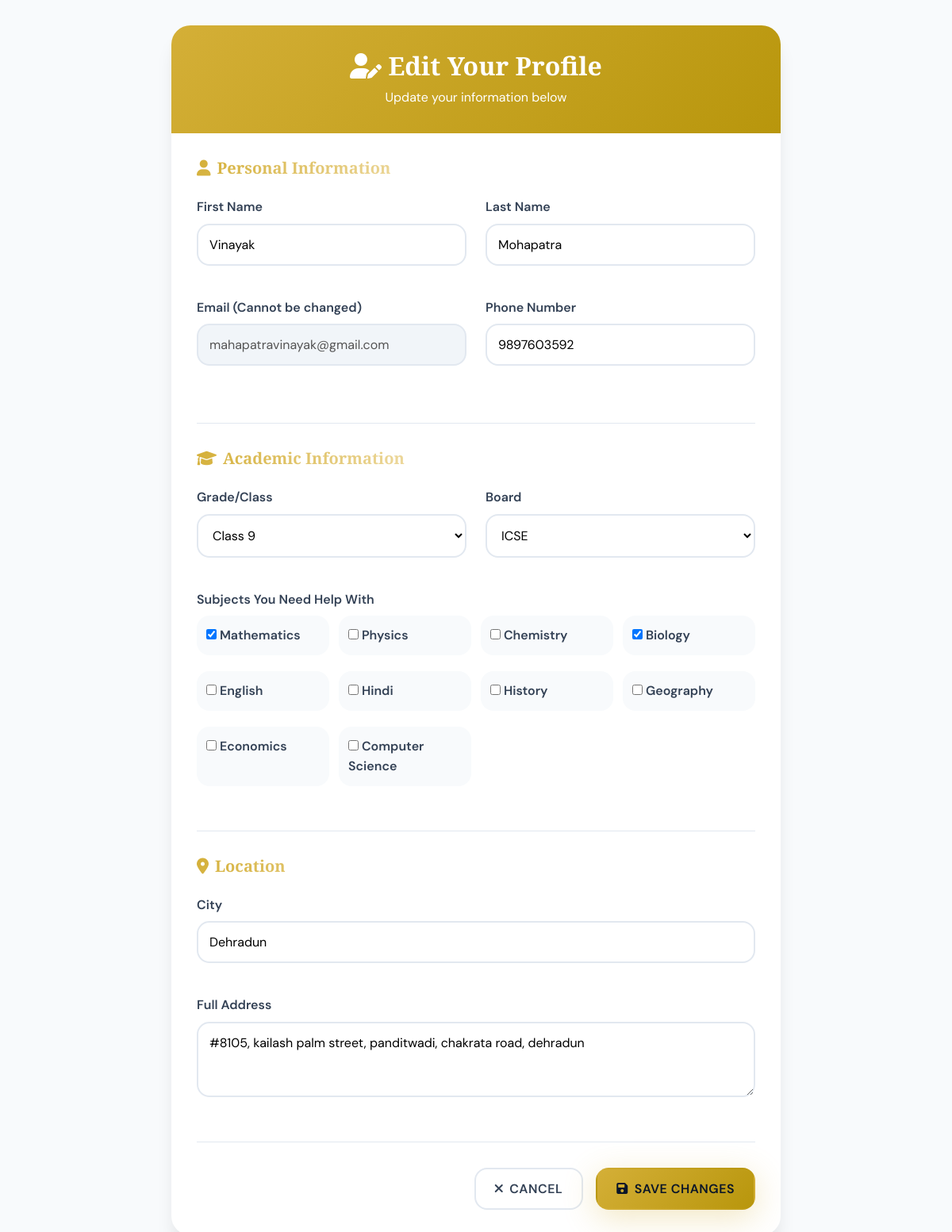
The app's page /student/edit-profile (signed in) with its own data.
### app.py (models this page shows, shortened)
class User(db.Model):
    __tablename__ = 'users'
    id = db.Column(db.Integer, primary_key=True)
    role = db.Column(db.String(20), nullable=False)
    first_name = db.Column(db.String(100), nullable=False)
    last_name = db.Column(db.String(100), nullable=False)
    email = db.Column(db.String(120), unique=True, nullable=False)
    phone = db.Column(db.String(20), nullable=False)
    password_hash = db.Column(db.String(200), nullable=False)
    is_active = db.Column(db.Boolean, default=True)
    created_at = db.Column(db.DateTime, default=datetime.utcnow)
    student_profile = db.relationship('StudentProfile', backref='user', uselist=False, lazy=True)
    teacher_profile = db.relationship('TeacherProfile', backref='user', uselist=False, lazy=True)

class StudentProfile(db.Model):
    __tablename__ = 'student_profiles'
    id = db.Column(db.Integer, primary_key=True)
    user_id = db.Column(db.Integer, db.ForeignKey('users.id'), nullable=False)
    grade = db.Column(db.String(20), nullable=False)
    board = db.Column(db.String(50), nullable=False)
    subjects = db.Column(db.Text, nullable=False)
    city = db.Column(db.String(100), nullable=False)
    address = db.Column(db.Text, nullable=False)

### app.py (the view, shortened to what this page needs)
@app.route('/student/edit-profile', methods=['GET', 'POST'])
@login_required
def student_edit_profile():
    user = get_current_user()
    if user.role != 'student':
        flash('Access denied', 'error')
        return redirect(url_for('home'))
    return render_template('student_edit_profile.html', current_user=user)

### app.py (called while the page is built)
def login_required(f):
    @wraps(f)
    def decorated_function(*args, **kwargs):
        if 'user_id' not in session:
            flash('Please login to access this page', 'error')
            return redirect(url_for('login'))
        return f(*args, **kwargs)
    return decorated_function

def get_current_user():
    if 'user_id' in session:
        return User.query.get(session['user_id'])
    return None

@app.context_processor
def inject_user():
    return dict(current_user=get_current_user())

### templates/student_edit_profile.html (shortened to what this page needs)
<!DOCTYPE html>
<html lang="en">
<head>
    <link rel="stylesheet" href="{{ url_for('static', filename='style.css') }}">
    <link href="https://cdnjs.cloudflare.com/ajax/libs/font-awesome/6.0.0/css/all.min.css" rel="stylesheet">
</head>
<body>
    <div class="edit-container">
        <div class="edit-card">
            <div class="edit-header">
                <h1><i class="fas fa-user-edit"></i> Edit Your Profile</h1>
                <p>Update your information below</p>
            </div>
            <form method="POST" class="edit-form">
                <div class="form-section">
                    <h2 class="section-title"><i class="fas fa-user"></i> Personal Information</h2>
                    <div class="form-row">
                        <div class="form-group">
                            <label>First Name</label>
                            <input type="text" name="first_name" value="{{ current_user.first_name }}" required>
                        </div>
                        <div class="form-group">
                            <label>Last Name</label>
                            <input type="text" name="last_name" value="{{ current_user.last_name }}" required>
                        </div>
                    </div>
                    <div class="form-row">
                        <div class="form-group">
                            <label>Email (Cannot be changed)</label>
                            <input type="email" value="{{ current_user.email }}" disabled style="background: var(--gray-100);">
                        </div>
                        <div class="form-group">
                            <label>Phone Number</label>
                            <input type="tel" name="phone" value="{{ current_user.phone }}" required>
                        </div>
                    </div>
                </div>
                <div class="form-section">
                    <h2 class="section-title"><i class="fas fa-graduation-cap"></i> Academic Information</h2>
                    <div class="form-row">
                        <div class="form-group">
                            <label>Grade/Class</label>
                            <select name="grade" required>
                                {% for i in range(1, 13) %}
                                <option value="{{ i }}" {% if current_user.student_profile and current_user.student_profile.grade == i|string %}selected{% endif %}>Class {{ i }}</option>
                                {% endfor %}
                            </select>
                        </div>
                        <div class="form-group">
                            <label>Board</label>
                            <select name="board" required>
                                <option value="icse" {% if current_user.student_profile and current_user.student_profile.board == 'icse' %}selected{% endif %}>ICSE</option>
                            </select>
                        </div>
                    </div>
                    <div class="form-group">
                        <label>Subjects You Need Help With</label>
                        <div class="checkbox-group">
                            {% set student_subjects = current_user.student_profile.subjects.split(',') if current_user.student_profile else [] %}
                            {% for subject in ['Mathematics', 'Physics', 'Chemistry', 'Biology', 'English', 'Hindi', 'History', 'Geography', 'Economics', 'Computer Science'] %}
                            <label class="checkbox-item">
                                <input type="checkbox" name="subjects" value="{{ subject|lower }}" {% if subject|lower in student_subjects %}checked{% endif %}>
                                {{ subject }}
                            </label>
                            {% endfor %}
                        </div>
                    </div>
                </div>
                <div class="form-section">
                    <h2 class="section-title"><i class="fas fa-map-marker-alt"></i> Location</h2>
                    <div class="form-row">
                        <div class="form-group">
                            <label>City</label>
                            <input type="text" name="city" value="{{ current_user.student_profile.city if current_user.student_profile else '' }}" required>
                        </div>
                    </div>
                    <div class="form-group">
                        <label>Full Address</label>
                        <textarea name="address" rows="3" required>{{ current_user.student_profile.address if current_user.student_profile else '' }}</textarea>
                    </div>
                </div>
                <div class="btn-group">
                    <a href="{{ url_for('student_dashboard') }}" class="btn btn-secondary">
                        <i class="fas fa-times"></i> Cancel
                    </a>
                    <button type="submit" class="btn btn-primary">
                        <i class="fas fa-save"></i> Save Changes
                    </button>
                </div>
            </form>
        </div>
    </div>
</body>
</html>

### static/style.css (style rules this page uses)
:root { --royal-gold: #d4af37; --royal-gold-light: #f4e4ba; --royal-gold-dark: #b8960c; --royal-purple: #7c3aed; --royal-navy: #0a1628; --royal-navy-light: #162544; --success: #10b981; --success-dark: #059669; --warning: #f59e0b; --error: #ef4444; --info: #3b82f6; --white: #ffffff; --gray-50: #f8fafc; --gray-100: #f1f5f9; --gray-200: #e2e8f0; --gray-300: #cbd5e1; --gray-400: #94a3b8; --gray-500: #64748b; --gray-600: #475569; --gray-700: #334155; --gray-800: #1e293b; --gray-900: #0f172a; --gradient-primary: linear-gradient(135deg, #d4af37 0%, #b8960c 100%); --gradient-secondary: linear-gradient(135deg, #7c3aed 0%, #5b21b6 100%); --gradient-hero: linear-gradient(135deg, #0a1628 0%, #162544 50%, #1e3a5f 100%); --gradient-gold: linear-gradient(135deg, #d4af37 0%, #f4e4ba 50%, #d4af37 100%); --shadow-sm: 0 1px 2px rgba(0,0,0,0.05); --shadow-md: 0 4px 6px -1px rgba(0,0,0,0.1); --shadow-lg: 0 10px 15px -3px rgba(0,0,0,0.1); --shadow-xl: 0 20px 25px -5px rgba(0,0,0,0.1); --shadow-2xl: 0 25px 50px -12px rgba(0,0,0,0.25); --shadow-royal: 0 10px 40px rgba(212,175,55,0.3); --shadow-gold: 0 8px 32px rgba(212,175,55,0.4); --radius-sm: 8px; --radius-md: 12px; --radius-lg: 16px; --radius-xl: 20px; --radius-2xl: 24px; --radius-full: 9999px; --transition: all 0.3s cubic-bezier(0.4,0,0.2,1); --transition-fast: all 0.15s ease; --font-display: 'Playfair Display', Georgia, serif; --font-body: 'DM Sans', sans-serif; }
*, *::before, *::after { box-sizing: border-box; margin: 0; padding: 0; }
html { scroll-behavior: smooth; }
body { font-family: var(--font-body); font-size: 16px; line-height: 1.6; color: var(--gray-900); background: var(--gray-50); min-height: 100vh; }
a { text-decoration: none; color: inherit; transition: var(--transition-fast); }
button, input, textarea, select { font-family: inherit; font-size: inherit; outline: none; border: none; }
h1, h2, h3, h4, h5, h6 { font-family: var(--font-display); font-weight: 700; line-height: 1.2; }
h1 { font-size: 3rem; }
h2 { font-size: 2.25rem; }
.btn { display: inline-flex; align-items: center; justify-content: center; gap: 0.5rem; padding: 0.75rem 1.5rem; font-weight: 600; border-radius: var(--radius-lg); cursor: pointer; transition: var(--transition); border: 2px solid transparent; text-transform: uppercase; letter-spacing: 0.5px; position: relative; overflow: hidden; }
.btn::before { content: ''; position: absolute; top: 0; left: -100%; width: 100%; height: 100%; background: linear-gradient(90deg, transparent, rgba(255,255,255,0.3), transparent); transition: 0.5s; }
.btn-primary { background: var(--gradient-primary); color: var(--royal-navy); box-shadow: var(--shadow-royal); }
.btn-secondary { background: var(--white); color: var(--gray-700); border: 2px solid var(--gray-200); }
.section-title { font-size: 2.5rem; margin-bottom: 1rem; background: var(--gradient-gold); -webkit-background-clip: text; -webkit-text-fill-color: transparent; }
.form-group { margin-bottom: 1.5rem; }
.form-group label { display: block; font-weight: 600; margin-bottom: 0.5rem; color: var(--gray-700); }
.form-group input, .form-group select, .form-group textarea, .form-control { width: 100%; padding: 1rem 1.25rem; border: 2px solid var(--gray-200); border-radius: var(--radius-lg); font-size: 1rem; transition: var(--transition); background: var(--white); }
.form-group input::placeholder { color: var(--gray-400); }

### records on screen
User: first_name "Vinayak", last_name "Mohapatra", email "mahapatravinayak@gmail.com", phone "9897603592"
StudentProfile: grade "Class 9", board "ICSE", city "Dehradun", address "#8105, kailash palm street, panditwadi, chakrata road, dehradun"

### other values on screen
{{ subject }} "Mathematics" "Physics" "Chemistry" "Biology" "English" "Hindi" "History" "Geography" "Economics" "Computer Science"
